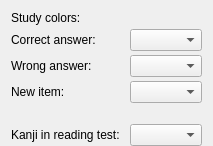
            <widget class="QWidget" name="studyColorsPage">
             <layout class="QFormLayout" name="formLayout_16">
              <property name="horizontalSpacing">
               <number>10</number>
              </property>
              <property name="verticalSpacing">
               <number>4</number>
              </property>
              <property name="bottomMargin">
               <number>0</number>
              </property>
              <item row="0" column="0">
               <widget class="QLabel" name="label_133">
                <property name="text">
                 <string>Study colors:</string>
                </property>
               </widget>
              </item>
              <item row="1" column="0">
               <widget class="QLabel" name="label_134">
                <property name="text">
                 <string>Correct answer:</string>
                </property>
               </widget>
              </item>
              <item row="1" column="1">
               <widget class="ZColorComboBox" name="colStudyCorrectCBox">
                <property name="sizePolicy">
                 <sizepolicy hsizetype="Fixed" vsizetype="Fixed">
                  <horstretch>0</horstretch>
                  <verstretch>0</verstretch>
                 </sizepolicy>
                </property>
               </widget>
              </item>
              <item row="2" column="0">
               <widget class="QLabel" name="label_135">
                <property name="text">
                 <string>Wrong answer:</string>
                </property>
               </widget>
              </item>
              <item row="2" column="1">
               <widget class="ZColorComboBox" name="colStudyWrongCBox">
                <property name="sizePolicy">
                 <sizepolicy hsizetype="Fixed" vsizetype="Fixed">
                  <horstretch>0</horstretch>
                  <verstretch>0</verstretch>
                 </sizepolicy>
                </property>
               </widget>
              </item>
              <item row="3" column="0">
               <widget class="QLabel" name="label_136">
                <property name="text">
                 <string>New item:</string>
                </property>
               </widget>
              </item>
              <item row="3" column="1">
               <widget class="ZColorComboBox" name="colStudyNewCBox">
                <property name="sizePolicy">
                 <sizepolicy hsizetype="Fixed" vsizetype="Fixed">
                  <horstretch>0</horstretch>
                  <verstretch>0</verstretch>
                 </sizepolicy>
                </property>
               </widget>
              </item>
              <item row="5" column="0">
               <widget class="QLabel" name="label_129">
                <property name="text">
                 <string>Kanji in reading test:</string>
                </property>
               </widget>
              </item>
              <item row="5" column="1">
               <widget class="ZColorComboBox" name="colKanjiTestPosCBox">
                <property name="sizePolicy">
                 <sizepolicy hsizetype="Fixed" vsizetype="Fixed">
                  <horstretch>0</horstretch>
                  <verstretch>0</verstretch>
                 </sizepolicy>
                </property>
               </widget>
              </item>
              <item row="4" column="1">
               <spacer name="verticalSpacer_30">
                <property name="orientation">
                 <enum>Qt::Vertical</enum>
                </property>
                <property name="sizeType">
                 <enum>QSizePolicy::Fixed</enum>
                </property>
                <property name="sizeHint" stdset="0">
                 <size>
                  <width>20</width>
                  <height>13</height>
                 </size>
                </property>
               </spacer>
              </item>
             </layout>
            </widget>
